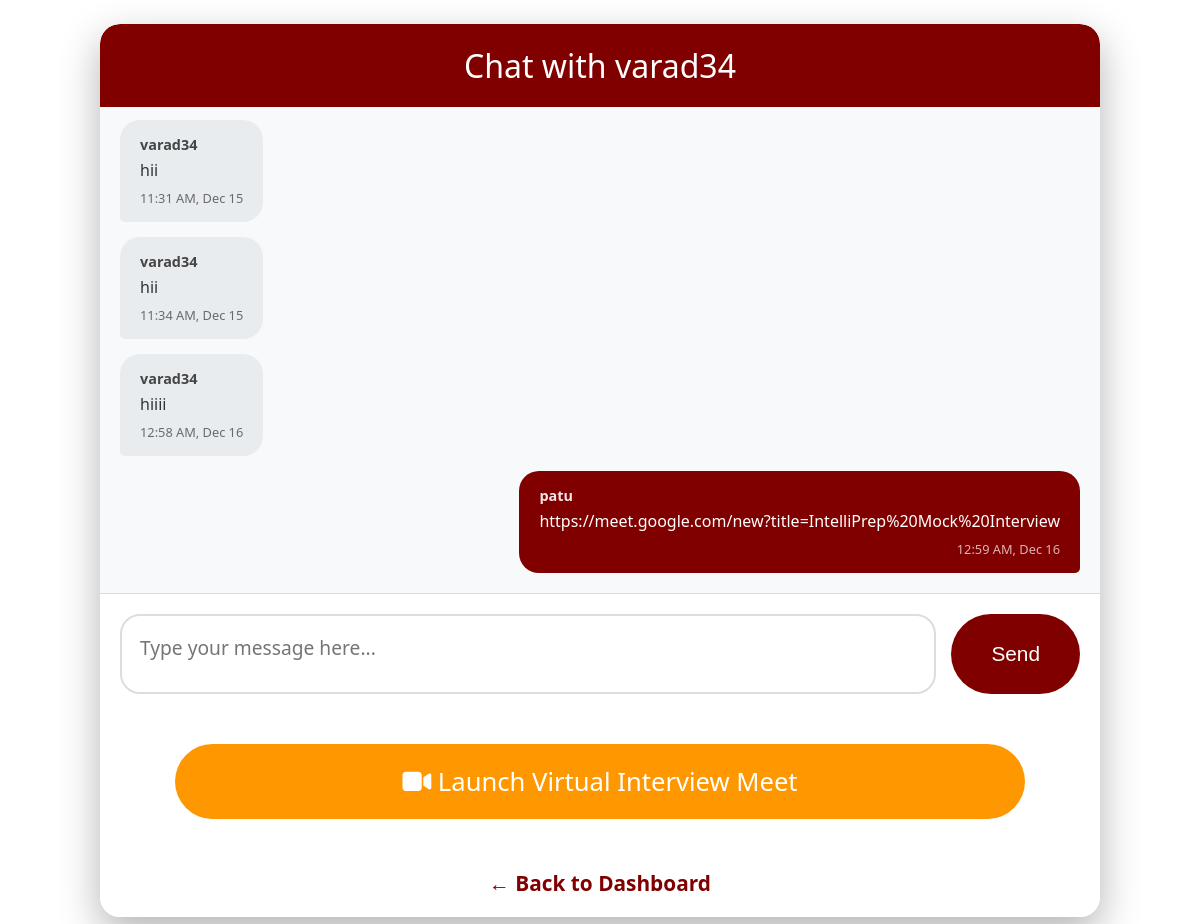
The app's page /chat/3/ (signed in) with its own data.
### question_gen/models.py (models this page shows, shortened)
class User(AbstractUser):
    USER_TYPE_CHOICES = (
        ('student', 'Student'),
        ('interviewer', 'Interviewer'),
        ('admin', 'Admin'),
    )
    user_type = models.CharField(
        max_length=20,
        choices=USER_TYPE_CHOICES,
        default='student'
    )
    package = models.CharField(max_length=50, blank=True, null=True)
    company = models.CharField(max_length=100, blank=True, null=True)
    role = models.CharField(max_length=100, blank=True, null=True)
    skills = models.CharField(max_length=200, blank=True, null=True)  # Added skills field
    bio = models.TextField(blank=True, null=True)
    profile_image = models.URLField( max_length=500,blank=True, null=True)
    class Meta:
        verbose_name = 'User'
        verbose_name_plural = 'Users'

class ChatMessage(models.Model):
    sender = models.ForeignKey(User, on_delete=models.CASCADE, related_name='sent_messages')
    receiver = models.ForeignKey(User, on_delete=models.CASCADE, related_name='received_messages')
    message = models.TextField()
    timestamp = models.DateTimeField(default=timezone.now)
    is_read = models.BooleanField(default=False)
    class Meta:
        ordering = ['timestamp']

### question_gen/views.py (the view, shortened to what this page needs)
# urls.py: path('chat/<int:user_id>/', views.chat_view, name='chat'),
@login_required
def chat_view(request, user_id):
    other_user = get_object_or_404(User, id=user_id)
    if not (
        (request.user.user_type == 'student' and other_user.user_type == 'interviewer') or
        (request.user.user_type == 'interviewer' and other_user.user_type == 'student')
    ):
        messages.error(request, "You can only chat with mentors/students.")
        return redirect('landing')
    chat_history = ChatMessage.objects.filter(
        models.Q(sender=request.user, receiver=other_user) |
        models.Q(sender=other_user, receiver=request.user)
    ).order_by('timestamp')
    return render(request, 'question_gen/chat.html', {
        'other_user': other_user,
        'messages': chat_history
    })

### question_gen/templates/question_gen/chat.html (shortened to what this page needs)
<!DOCTYPE html>
<html lang="en">
<head>
    <link rel="stylesheet" href="https://cdnjs.cloudflare.com/ajax/libs/font-awesome/6.4.0/css/all.min.css" />
</head>
<body>
    <div class="container">
        <div class="header">
            Chat with {{ other_user.username }}
        </div>
        <div class="chat-box" id="chatBox">
            {% for msg in messages %}
                <div class="message {% if msg.sender == request.user %}sent{% else %}received{% endif %}">
                    <strong>{{ msg.sender.username }}</strong>
                    <div>{{ msg.message }}</div>
                    <div class="timestamp">
                        {{ msg.timestamp|date:"h:i A, M d" }}
                    </div>
                </div>
            {% endfor %}
        </div>
        <form method="post" class="input-area">
            <textarea name="message" placeholder="Type your message here..." required></textarea>
            <button type="submit">Send</button>
        </form>
        {% if request.user.user_type == 'interviewer' %}
            <a href="{% url 'start_manual_meet' %}" class="start-meet-btn">
                <i class="fas fa-video" style="color: white;"></i> <span style="color: white;">Launch Virtual Interview Meet</span>
            </a>
        {% endif %}
        <div class="back-btn">
            <a href="{% url 'landing' %}">← Back to Dashboard</a>
        </div>
    </div>
</body>
</html>

### question_gen/templates/question_gen/chat.html (style rules this page uses)
* { margin: 0; padding: 0; box-sizing: border-box; }
body { font-family: 'Segoe UI', Arial, sans-serif; background: white; height: 100vh; display: flex; justify-content: center; align-items: center; margin: 0; }
.container { width: 100%; max-width: 1000px; height: 95vh; background: rgba(255, 255, 255, 0.95); border-radius: 20px; box-shadow: 0 15px 40px rgba(0, 0, 0, 0.3); display: flex; flex-direction: column; overflow: hidden; backdrop-filter: blur(10px); }
.header { background: #800000; color: white; padding: 20px; text-align: center; font-size: 2em; border-radius: 20px 20px 0 0; }
.chat-box { flex: 1; overflow-y: auto; padding: 20px; background: #f8f9fa; display: flex; flex-direction: column; gap: 15px; }
.message { max-width: 70%; padding: 15px 20px; border-radius: 20px; word-wrap: break-word; align-self: flex-start; position: relative; }
.sent { background: #800000; color: white; align-self: flex-end; border-bottom-right-radius: 5px; }
.received { background: #e9ecef; color: #333; align-self: flex-start; border-bottom-left-radius: 5px; }
.message strong { display: block; margin-bottom: 5px; font-size: 0.9em; opacity: 0.9; }
.timestamp { font-size: 0.8em; opacity: 0.7; margin-top: 8px; text-align: right; }
.input-area { display: flex; padding: 20px; background: white; border-top: 1px solid #ddd; gap: 15px; }
textarea { flex: 1; padding: 18px; border: 2px solid #ddd; border-radius: 20px; font-size: 1.2em; resize: none; height: 80px; font-family: inherit; }
button { padding: 18px 40px; background: #800000; color: white; border: none; border-radius: 50px; cursor: pointer; font-size: 1.3em; transition: all 0.3s; }
.start-meet-btn { display: block; width: 85%; margin: 30px auto; padding: 20px; background: #ff9800; font-size: 1.6em; text-align: center; text-decoration: none; border-radius: 50px; }
.back-btn { text-align: center; margin: 20px 0; }
.back-btn a { color: #800000; text-decoration: none; font-size: 1.3em; font-weight: bold; }

### records on screen
User: username "varad34"
ChatMessage: sender.username "varad34", message "hii", timestamp "11:31 AM, Dec 15"
ChatMessage: sender.username "varad34", message "hii", timestamp "11:34 AM, Dec 15"
ChatMessage: sender.username "varad34", message "hiiii", timestamp "12:58 AM, Dec 16"
ChatMessage: sender.username "patu", message "https://meet.google.com/new?title=IntelliPrep%20Mock%20Interview", timestamp "12:59 AM, Dec 16"
